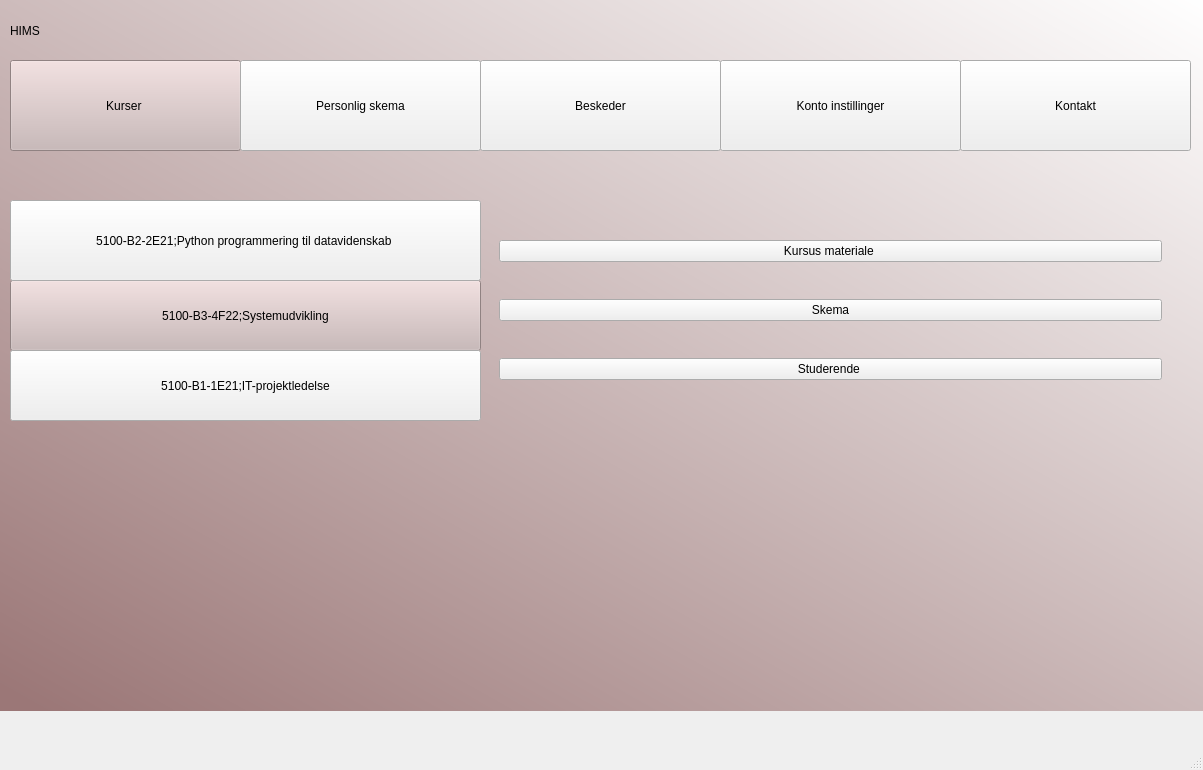
<?xml version="1.0" encoding="UTF-8"?>
<ui version="4.0">
 <class>MainWindow</class>
 <widget class="QMainWindow" name="MainWindow">
  <property name="geometry">
   <rect>
    <x>0</x>
    <y>0</y>
    <width>1203</width>
    <height>770</height>
   </rect>
  </property>
  <property name="windowTitle">
   <string>MainWindow</string>
  </property>
  <widget class="QWidget" name="centralwidget">
   <widget class="QWidget" name="widget" native="true">
    <property name="geometry">
     <rect>
      <x>0</x>
      <y>0</y>
      <width>1211</width>
      <height>711</height>
     </rect>
    </property>
    <property name="styleSheet">
     <string notr="true">QWidget#widget{
background-color: qlineargradient(spread:pad, x1:0.0348259, y1:1, x2:1, y2:0, stop:0 rgba(155, 119, 119, 255), stop:1 rgba(255, 255, 255, 255));}</string>
    </property>
    <widget class="QPushButton" name="pushButton">
     <property name="geometry">
      <rect>
       <x>10</x>
       <y>60</y>
       <width>231</width>
       <height>91</height>
      </rect>
     </property>
     <property name="styleSheet">
      <string notr="true">font: 75 10pt &quot;MS Shell Dlg 2&quot;;
background-color: rgb(201, 182, 182);
</string>
     </property>
     <property name="text">
      <string>Kurser </string>
     </property>
    </widget>
    <widget class="QPushButton" name="pushButton_2">
     <property name="geometry">
      <rect>
       <x>240</x>
       <y>60</y>
       <width>241</width>
       <height>91</height>
      </rect>
     </property>
     <property name="styleSheet">
      <string notr="true">font: 10pt &quot;MS Shell Dlg 2&quot;;</string>
     </property>
     <property name="text">
      <string>Personlig skema</string>
     </property>
    </widget>
    <widget class="QPushButton" name="pushButton_3">
     <property name="geometry">
      <rect>
       <x>960</x>
       <y>60</y>
       <width>231</width>
       <height>91</height>
      </rect>
     </property>
     <property name="styleSheet">
      <string notr="true">font: 10pt &quot;MS Shell Dlg 2&quot;;</string>
     </property>
     <property name="text">
      <string>Kontakt</string>
     </property>
    </widget>
    <widget class="QPushButton" name="pushButton_4">
     <property name="geometry">
      <rect>
       <x>720</x>
       <y>60</y>
       <width>241</width>
       <height>91</height>
      </rect>
     </property>
     <property name="styleSheet">
      <string notr="true">font: 10pt &quot;MS Shell Dlg 2&quot;;</string>
     </property>
     <property name="text">
      <string>Konto instillinger</string>
     </property>
    </widget>
    <widget class="QPushButton" name="pushButton_5">
     <property name="geometry">
      <rect>
       <x>480</x>
       <y>60</y>
       <width>241</width>
       <height>91</height>
      </rect>
     </property>
     <property name="styleSheet">
      <string notr="true">font: 10pt &quot;MS Shell Dlg 2&quot;;</string>
     </property>
     <property name="text">
      <string>Beskeder</string>
     </property>
    </widget>
    <widget class="QLabel" name="label">
     <property name="geometry">
      <rect>
       <x>10</x>
       <y>10</y>
       <width>121</width>
       <height>41</height>
      </rect>
     </property>
     <property name="styleSheet">
      <string notr="true">font: 75 28pt &quot;Constantia&quot;;</string>
     </property>
     <property name="text">
      <string>HIMS</string>
     </property>
    </widget>
    <widget class="QPushButton" name="pushButton_11">
     <property name="geometry">
      <rect>
       <x>10</x>
       <y>280</y>
       <width>471</width>
       <height>71</height>
      </rect>
     </property>
     <property name="styleSheet">
      <string notr="true">font: 75 10pt &quot;MS Shell Dlg 2&quot;;
background-color: rgb(201, 182, 182);
</string>
     </property>
     <property name="text">
      <string> 5100-B3-4F22;Systemudvikling </string>
     </property>
    </widget>
    <widget class="QPushButton" name="pushButton_20">
     <property name="geometry">
      <rect>
       <x>10</x>
       <y>350</y>
       <width>471</width>
       <height>71</height>
      </rect>
     </property>
     <property name="styleSheet">
      <string notr="true">font: 75 10pt &quot;MS Shell Dlg 2&quot;;

</string>
     </property>
     <property name="text">
      <string> 5100-B1-1E21;IT-projektledelse </string>
     </property>
    </widget>
    <widget class="QPushButton" name="pushButton_19">
     <property name="geometry">
      <rect>
       <x>10</x>
       <y>200</y>
       <width>471</width>
       <height>81</height>
      </rect>
     </property>
     <property name="styleSheet">
      <string notr="true">font: 75 10pt &quot;MS Shell Dlg 2&quot;;

</string>
     </property>
     <property name="text">
      <string> 5100-B2-2E21;Python programmering til datavidenskab  </string>
     </property>
    </widget>
    <widget class="QFrame" name="verticalFrame">
     <property name="geometry">
      <rect>
       <x>490</x>
       <y>200</y>
       <width>681</width>
       <height>221</height>
      </rect>
     </property>
     <property name="styleSheet">
      <string notr="true"/>
     </property>
     <layout class="QVBoxLayout" name="verticalLayout">
      <item>
       <widget class="QPushButton" name="pushButton_12">
        <property name="styleSheet">
         <string notr="true">font: 75 10pt &quot;MS Shell Dlg 2&quot;;</string>
        </property>
        <property name="text">
         <string>Kursus materiale </string>
        </property>
       </widget>
      </item>
      <item>
       <widget class="QPushButton" name="pushButton_14">
        <property name="styleSheet">
         <string notr="true">font: 75 10pt &quot;MS Shell Dlg 2&quot;;
</string>
        </property>
        <property name="text">
         <string>Skema</string>
        </property>
       </widget>
      </item>
      <item>
       <widget class="QPushButton" name="pushButton_13">
        <property name="styleSheet">
         <string notr="true">font: 75 10pt &quot;MS Shell Dlg 2&quot;;</string>
        </property>
        <property name="text">
         <string>Studerende </string>
        </property>
       </widget>
      </item>
     </layout>
    </widget>
   </widget>
  </widget>
  <widget class="QMenuBar" name="menubar">
   <property name="geometry">
    <rect>
     <x>0</x>
     <y>0</y>
     <width>1203</width>
     <height>26</height>
    </rect>
   </property>
  </widget>
  <widget class="QStatusBar" name="statusbar"/>
 </widget>
 <resources/>
 <connections/>
</ui>
